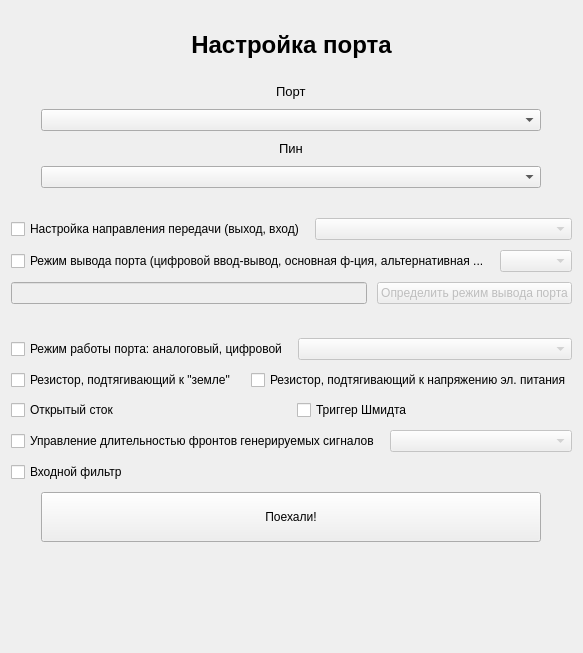
      <widget class="QWidget" name="tab_12">
       <attribute name="title">
        <string>Настройка порта</string>
       </attribute>
       <layout class="QGridLayout" name="gridLayout">
        <item row="0" column="0">
         <layout class="QVBoxLayout" name="verticalLayout_2">
          <property name="spacing">
           <number>25</number>
          </property>
          <property name="topMargin">
           <number>20</number>
          </property>
          <item>
           <widget class="QLabel" name="label">
            <property name="sizePolicy">
             <sizepolicy hsizetype="Minimum" vsizetype="Preferred">
              <horstretch>0</horstretch>
              <verstretch>0</verstretch>
             </sizepolicy>
            </property>
            <property name="font">
             <font>
              <pointsize>18</pointsize>
              <weight>75</weight>
              <bold>true</bold>
             </font>
            </property>
            <property name="text">
             <string>Настройка порта</string>
            </property>
            <property name="alignment">
             <set>Qt::AlignCenter</set>
            </property>
           </widget>
          </item>
          <item>
           <layout class="QVBoxLayout" name="verticalLayout">
            <property name="spacing">
             <number>10</number>
            </property>
            <property name="bottomMargin">
             <number>100</number>
            </property>
            <item alignment="Qt::AlignHCenter">
             <widget class="QLabel" name="label_2">
              <property name="font">
               <font>
                <pointsize>10</pointsize>
               </font>
              </property>
              <property name="text">
               <string>Порт</string>
              </property>
             </widget>
            </item>
            <item alignment="Qt::AlignHCenter">
             <widget class="QComboBox" name="comboBox_12_port">
              <property name="minimumSize">
               <size>
                <width>500</width>
                <height>0</height>
               </size>
              </property>
             </widget>
            </item>
            <item alignment="Qt::AlignHCenter">
             <widget class="QLabel" name="label_3">
              <property name="font">
               <font>
                <pointsize>10</pointsize>
               </font>
              </property>
              <property name="text">
               <string>Пин</string>
              </property>
             </widget>
            </item>
            <item alignment="Qt::AlignHCenter">
             <widget class="QComboBox" name="comboBox_12_pin">
              <property name="minimumSize">
               <size>
                <width>500</width>
                <height>0</height>
               </size>
              </property>
             </widget>
            </item>
            <item>
             <spacer name="horizontalSpacer">
              <property name="orientation">
               <enum>Qt::Horizontal</enum>
              </property>
              <property name="sizeHint" stdset="0">
               <size>
                <width>40</width>
                <height>20</height>
               </size>
              </property>
             </spacer>
            </item>
            <item>
             <layout class="QHBoxLayout" name="horizontalLayout_2">
              <property name="bottomMargin">
               <number>0</number>
              </property>
              <item>
               <widget class="QCheckBox" name="checkBox_12_oe">
                <property name="text">
                 <string>Настройка направления передачи (выход, вход)</string>
                </property>
                <property name="checked">
                 <bool>false</bool>
                </property>
               </widget>
              </item>
              <item>
               <widget class="QComboBox" name="comboBox_12_oe">
                <property name="enabled">
                 <bool>false</bool>
                </property>
                <property name="sizePolicy">
                 <sizepolicy hsizetype="Fixed" vsizetype="Fixed">
                  <horstretch>0</horstretch>
                  <verstretch>0</verstretch>
                 </sizepolicy>
                </property>
                <property name="minimumSize">
                 <size>
                  <width>0</width>
                  <height>0</height>
                 </size>
                </property>
                <property name="maximumSize">
                 <size>
                  <width>1000</width>
                  <height>16777215</height>
                 </size>
                </property>
               </widget>
              </item>
             </layout>
            </item>
            <item>
             <layout class="QHBoxLayout" name="horizontalLayout_3">
              <property name="bottomMargin">
               <number>0</number>
              </property>
              <item>
               <widget class="QCheckBox" name="checkBox_12_func">
                <property name="acceptDrops">
                 <bool>false</bool>
                </property>
                <property name="text">
                 <string>Режим вывода порта (цифровой ввод-вывод, основная ф-ция, альтернативная ...</string>
                </property>
                <property name="checked">
                 <bool>false</bool>
                </property>
                <property name="autoRepeat">
                 <bool>false</bool>
                </property>
                <property name="autoExclusive">
                 <bool>false</bool>
                </property>
                <property name="tristate">
                 <bool>false</bool>
                </property>
               </widget>
              </item>
              <item>
               <widget class="QComboBox" name="comboBox_12_func">
                <property name="enabled">
                 <bool>false</bool>
                </property>
                <property name="sizePolicy">
                 <sizepolicy hsizetype="Maximum" vsizetype="Fixed">
                  <horstretch>0</horstretch>
                  <verstretch>0</verstretch>
                 </sizepolicy>
                </property>
                <property name="minimumSize">
                 <size>
                  <width>0</width>
                  <height>0</height>
                 </size>
                </property>
                <property name="maximumSize">
                 <size>
                  <width>1000</width>
                  <height>16777215</height>
                 </size>
                </property>
               </widget>
              </item>
             </layout>
            </item>
            <item>
             <layout class="QHBoxLayout" name="horizontalLayout_20">
              <property name="bottomMargin">
               <number>0</number>
              </property>
              <item>
               <widget class="QLineEdit" name="lineEdit_12_func">
                <property name="enabled">
                 <bool>false</bool>
                </property>
                <property name="maximumSize">
                 <size>
                  <width>500</width>
                  <height>16777215</height>
                 </size>
                </property>
                <property name="alignment">
                 <set>Qt::AlignCenter</set>
                </property>
                <property name="clearButtonEnabled">
                 <bool>true</bool>
                </property>
               </widget>
              </item>
              <item>
               <widget class="QPushButton" name="pushButton_12_func">
                <property name="enabled">
                 <bool>false</bool>
                </property>
                <property name="text">
                 <string>Определить режим вывода порта</string>
                </property>
               </widget>
              </item>
             </layout>
            </item>
            <item>
             <widget class="QLabel" name="func_label_12">
              <property name="text">
               <string/>
              </property>
              <property name="alignment">
               <set>Qt::AlignCenter</set>
              </property>
             </widget>
            </item>
            <item>
             <layout class="QHBoxLayout" name="horizontalLayout_4">
              <property name="bottomMargin">
               <number>0</number>
              </property>
              <item>
               <widget class="QCheckBox" name="checkBox_12_analog">
                <property name="text">
                 <string>Режим работы порта: аналоговый, цифровой</string>
                </property>
               </widget>
              </item>
              <item>
               <widget class="QComboBox" name="comboBox_12_analog">
                <property name="enabled">
                 <bool>false</bool>
                </property>
                <property name="minimumSize">
                 <size>
                  <width>0</width>
                  <height>0</height>
                 </size>
                </property>
               </widget>
              </item>
             </layout>
            </item>
            <item>
             <layout class="QHBoxLayout" name="horizontalLayout_5">
              <property name="bottomMargin">
               <number>0</number>
              </property>
              <item>
               <widget class="QCheckBox" name="checkBox_12_pull_down">
                <property name="text">
                 <string>Резистор, подтягивающий к &quot;земле&quot;</string>
                </property>
               </widget>
              </item>
              <item>
               <widget class="QCheckBox" name="checkBox_12_pull_up">
                <property name="text">
                 <string>Резистор, подтягивающий к напряжению эл. питания</string>
                </property>
               </widget>
              </item>
             </layout>
            </item>
            <item>
             <layout class="QHBoxLayout" name="horizontalLayout_7">
              <property name="bottomMargin">
               <number>0</number>
              </property>
              <item>
               <widget class="QCheckBox" name="checkBox_12_pd_open">
                <property name="text">
                 <string>Открытый сток</string>
                </property>
               </widget>
              </item>
              <item>
               <widget class="QCheckBox" name="checkBox_12_shm">
                <property name="text">
                 <string>Триггер Шмидта</string>
                </property>
               </widget>
              </item>
             </layout>
            </item>
            <item>
             <layout class="QHBoxLayout" name="horizontalLayout_9">
              <property name="bottomMargin">
               <number>0</number>
              </property>
              <item>
               <widget class="QCheckBox" name="checkBox_12_pwr">
                <property name="text">
                 <string>Управление длительностью фронтов генерируемых сигналов</string>
                </property>
               </widget>
              </item>
              <item>
               <widget class="QComboBox" name="comboBox_12_pwr">
                <property name="enabled">
                 <bool>false</bool>
                </property>
                <property name="minimumSize">
                 <size>
                  <width>0</width>
                  <height>0</height>
                 </size>
                </property>
               </widget>
              </item>
             </layout>
            </item>
            <item>
             <layout class="QHBoxLayout" name="horizontalLayout_6">
              <property name="bottomMargin">
               <number>0</number>
              </property>
              <item>
               <widget class="QCheckBox" name="checkBox_12_gfen">
                <property name="text">
                 <string>Входной фильтр</string>
                </property>
               </widget>
              </item>
             </layout>
            </item>
            <item alignment="Qt::AlignHCenter">
             <widget class="QPushButton" name="submitButton_12">
              <property name="sizePolicy">
               <sizepolicy hsizetype="Minimum" vsizetype="Fixed">
                <horstretch>0</horstretch>
                <verstretch>0</verstretch>
               </sizepolicy>
              </property>
              <property name="minimumSize">
               <size>
                <width>500</width>
                <height>50</height>
               </size>
              </property>
              <property name="maximumSize">
               <size>
                <width>1000</width>
                <height>16777215</height>
               </size>
              </property>
              <property name="styleSheet">
               <string notr="true"/>
              </property>
              <property name="text">
               <string>Поехали!</string>
              </property>
             </widget>
            </item>
           </layout>
          </item>
         </layout>
        </item>
       </layout>
      </widget>
